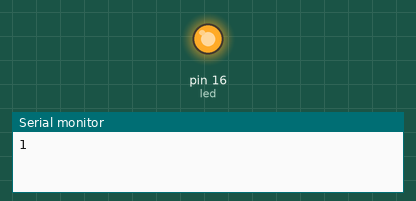
Simulated run of this sketch. Board: Arduino Uno, built with avr-gcc and run on an emulated ATmega328P. Parts: output pins drawn as LEDs (lit = HIGH), the last lines printed to the serial monitor.

Above: at 0.2 s.
At 11.2 s:
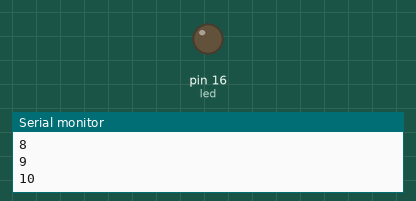
Timing chart, 0 to 16.9 s (numbered marks = the images above):
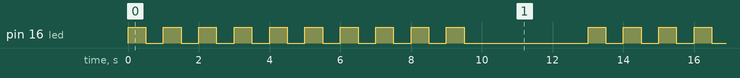

Measured:
- by itself, pin 16 (led): repeats every 13.0 s: 9 × (LOW 0.50 s, HIGH 0.50 s), LOW 3.5 s, HIGH 0.50 s
- by itself, everything shown: repeats every 13.0 s, in 20 steps

The sketch:

rp2040_for.ino
```cpp
int led = 16;

void setup() {
  Serial.begin(9600);
  pinMode(led, OUTPUT);

}

void loop() {
  for (int i = 1; i<=10; i++) {
    Serial.println(i);
    digitalWrite(led,HIGH);
    delay(500);
    digitalWrite(led,LOW);
    delay(500);
  }
  delay(3000);
}
```
